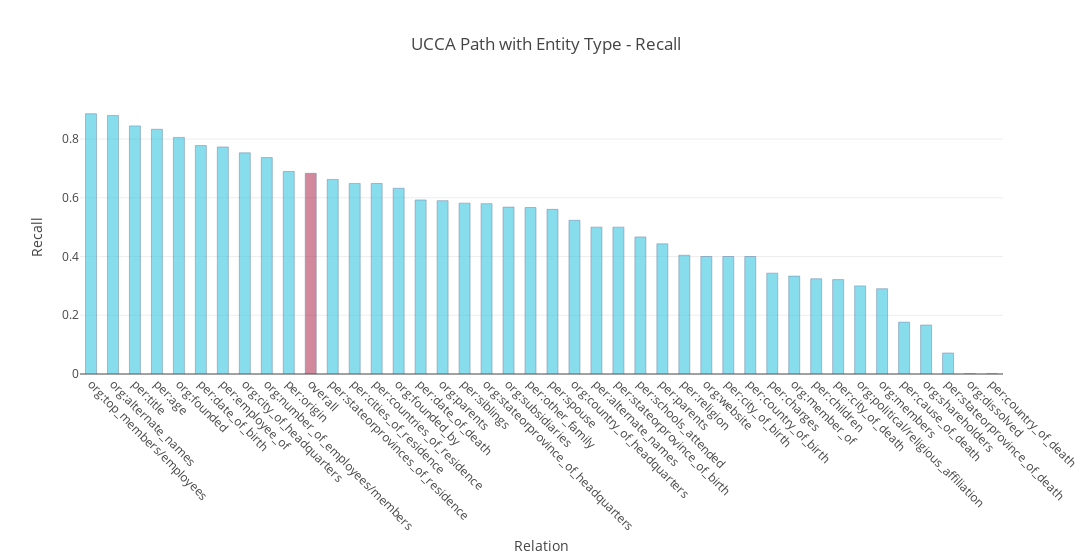

Source (notebook cell):
### Code cell
import plotly.graph_objs as go


overall_index = next(i for (i, stat) in enumerate(stats) if stat[0] == 'overall')

colors = ['rgb(58,200,225)'] * len(stats)
colors[overall_index] = 'rgb(181,59,89)'


trace = go.Bar(
    x=[stat[0] for stat in stats],
    y=[stat[1] for stat in stats],
    name='Recall',
    width=0.5,
    marker=dict(
        color=colors,
        line=dict(
            color='rgb(8,48,107)',
            width=0.5),
        ),
    opacity=0.6
)

data = [trace]
layout = go.Layout(
    title='UCCA Path with Entity Type - Recall',
    xaxis_title="Relation",
    yaxis_title="Recall",        
    barmode='overlay',
    width=1200,
    xaxis = go.layout.XAxis(
        tickangle = 45,
        automargin = True
        
    )
    
        
)

fig = go.Figure(data=data, layout=layout)
iplot(fig)

### Figure 1 — Plotly figure (JSON) as saved in the notebook; plotly's stock layout.template omitted (floating-point values rounded to 4 significant figures)
{"data": [{"marker": {"color": ["rgb(58,200,225)", "rgb(58,200,225)", "rgb(58,200,225)", "rgb(58,200,225)", "rgb(58,200,225)", "rgb(58,200,225)", "rgb(58,200,225)", "rgb(58,200,225)", "rgb(58,200,225)", "rgb(58,200,225)", "rgb(181,59,89)", "rgb(58,200,225)", "rgb(58,200,225)", "rgb(58,200,225)", "rgb(58,200,225)", "rgb(58,200,225)", "rgb(58,200,225)", "rgb(58,200,225)", "rgb(58,200,225)", "rgb(58,200,225)", "rgb(58,200,225)", "rgb(58,200,225)", "rgb(58,200,225)", "rgb(58,200,225)", "rgb(58,200,225)", "rgb(58,200,225)", "rgb(58,200,225)", "rgb(58,200,225)", "rgb(58,200,225)", "rgb(58,200,225)", "rgb(58,200,225)", "rgb(58,200,225)", "rgb(58,200,225)", "rgb(58,200,225)", "rgb(58,200,225)", "rgb(58,200,225)", "rgb(58,200,225)", "rgb(58,200,225)", "rgb(58,200,225)", "rgb(58,200,225)", "rgb(58,200,225)", "rgb(58,200,225)"], "line": {"color": "rgb(8,48,107)", "width": 0.5}}, "name": "Recall", "opacity": 0.6, "type": "bar", "uid": "ee8838e8-cb7b-4dc3-87ef-66eda4416c38", "width": 0.5, "x": ["org:top_members/employees", "org:alternate_names", "per:title", "per:age", "org:founded", "per:date_of_birth", "per:employee_of", "org:city_of_headquarters", "org:number_of_employees/members", "per:origin", "overall", "per:stateorprovinces_of_residence", "per:cities_of_residence", "per:countries_of_residence", "org:founded_by", "per:date_of_death", "org:parents", "per:siblings", "org:stateorprovince_of_headquarters", "org:subsidiaries", "per:other_family", "per:spouse", "org:country_of_headquarters", "per:alternate_names", "per:stateorprovince_of_birth", "per:schools_attended", "per:parents", "per:religion", "org:website", "per:city_of_birth", "per:country_of_birth", "per:charges", "org:member_of", "per:children", "per:city_of_death", "org:political/religious_affiliation", "org:members", "per:cause_of_death", "org:shareholders", "per:stateorprovince_of_death", "org:dissolved", "per:country_of_death"], "y": [0.8863, 0.8804, 0.8448, 0.8333, 0.8056, 0.7778, 0.7731, 0.7531, 0.7368, 0.6894, 0.6833, 0.6625, 0.6489, 0.6486, 0.6324, 0.5926, 0.5902, 0.5818, 0.58, 0.5682, 0.5667, 0.5606, 0.5234, 0.5, 0.5, 0.4667, 0.4432, 0.4043, 0.4, 0.4, 0.4, 0.3434, 0.3333, 0.3243, 0.3214, 0.3, 0.2903, 0.1765, 0.1667, 0.0714, 0, 0]}], "layout": {"barmode": "overlay", "title": {"text": "UCCA Path with Entity Type - Recall"}, "width": 1200, "xaxis": {"automargin": true, "tickangle": 45, "title": {"text": "Relation"}}, "yaxis": {"title": {"text": "Recall"}}}}
